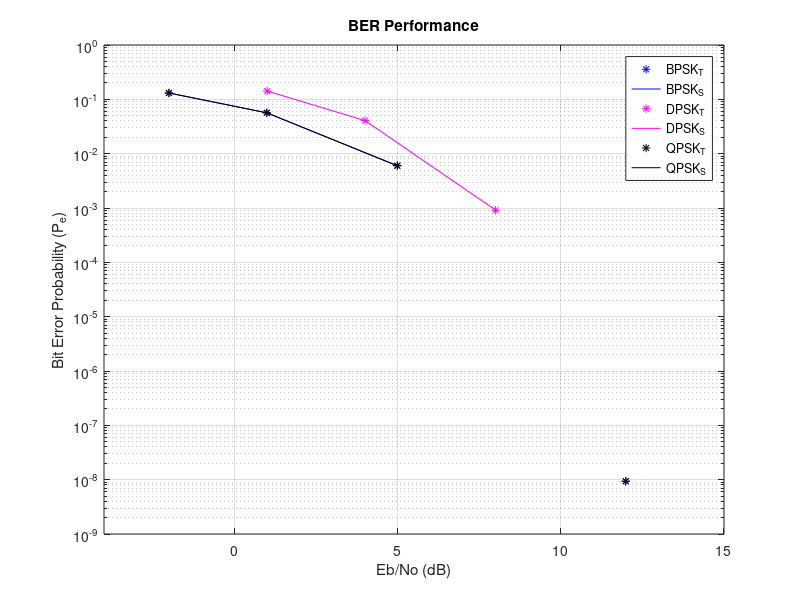

This figure's MATLAB source:
%Combined Plots

fileID = fopen('BER_BPSK.dat','r');
a = fread(fileID,'double');
fclose(fileID);
a = reshape(a,3,[]);
semilogy(a(1,:),a(2,:),'b*',a(1,:),a(3,:),'b-');grid on;
hold on;

fileID = fopen('BER_DPSK.dat','r');
a = fread(fileID,'double');
fclose(fileID);
a = reshape(a,3,[]);
semilogy(a(1,:),a(2,:),'m*',a(1,:),a(3,:),'m-');grid on;
hold on;

fileID = fopen('BER_QPSK.dat','r');
a = fread(fileID,'double');
fclose(fileID);
a = reshape(a,3,[]);
semilogy(a(1,:),a(2,:),'k*',a(1,:),a(3,:),'k-');grid on;

legend('BPSK_T','BPSK_S','DPSK_T','DPSK_S','QPSK_T','QPSK_S');
xlabel('Eb/No (dB)');
ylabel('Bit Error Probability (P_e)');
title('BER Performance');

axis([-4 15 10^-9 1]);

